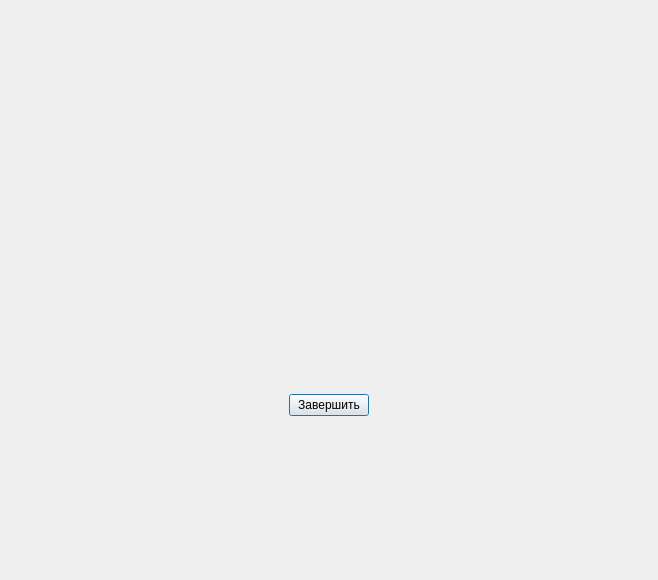
<?xml version="1.0" encoding="UTF-8"?>
<ui version="4.0">
 <class>Dialog</class>
 <widget class="QDialog" name="Dialog">
  <property name="geometry">
   <rect>
    <x>0</x>
    <y>0</y>
    <width>658</width>
    <height>580</height>
   </rect>
  </property>
  <property name="windowTitle">
   <string>Dialog</string>
  </property>
  <layout class="QHBoxLayout" name="horizontalLayout_8">
   <item>
    <spacer name="horizontalSpacer_9">
     <property name="orientation">
      <enum>Qt::Horizontal</enum>
     </property>
     <property name="sizeHint" stdset="0">
      <size>
       <width>206</width>
       <height>20</height>
      </size>
     </property>
    </spacer>
   </item>
   <item>
    <layout class="QVBoxLayout" name="verticalLayout">
     <item>
      <spacer name="verticalSpacer_2">
       <property name="orientation">
        <enum>Qt::Vertical</enum>
       </property>
       <property name="sizeHint" stdset="0">
        <size>
         <width>20</width>
         <height>40</height>
        </size>
       </property>
      </spacer>
     </item>
     <item>
      <layout class="QHBoxLayout" name="horizontalLayout_5">
       <item>
        <spacer name="horizontalSpacer_7">
         <property name="orientation">
          <enum>Qt::Horizontal</enum>
         </property>
         <property name="sizeHint" stdset="0">
          <size>
           <width>40</width>
           <height>20</height>
          </size>
         </property>
        </spacer>
       </item>
       <item>
        <layout class="QHBoxLayout" name="horizontalLayout">
         <item>
          <widget class="QLabel" name="word1">
           <property name="text">
            <string/>
           </property>
          </widget>
         </item>
         <item>
          <widget class="QLabel" name="result1">
           <property name="text">
            <string/>
           </property>
          </widget>
         </item>
        </layout>
       </item>
       <item>
        <spacer name="horizontalSpacer_8">
         <property name="orientation">
          <enum>Qt::Horizontal</enum>
         </property>
         <property name="sizeHint" stdset="0">
          <size>
           <width>40</width>
           <height>20</height>
          </size>
         </property>
        </spacer>
       </item>
      </layout>
     </item>
     <item>
      <layout class="QHBoxLayout" name="horizontalLayout_6">
       <item>
        <spacer name="horizontalSpacer_5">
         <property name="orientation">
          <enum>Qt::Horizontal</enum>
         </property>
         <property name="sizeHint" stdset="0">
          <size>
           <width>40</width>
           <height>20</height>
          </size>
         </property>
        </spacer>
       </item>
       <item>
        <layout class="QHBoxLayout" name="horizontalLayout_2">
         <item>
          <widget class="QLabel" name="word2">
           <property name="text">
            <string/>
           </property>
          </widget>
         </item>
         <item>
          <widget class="QLabel" name="result2">
           <property name="text">
            <string/>
           </property>
          </widget>
         </item>
        </layout>
       </item>
       <item>
        <spacer name="horizontalSpacer_6">
         <property name="orientation">
          <enum>Qt::Horizontal</enum>
         </property>
         <property name="sizeHint" stdset="0">
          <size>
           <width>40</width>
           <height>20</height>
          </size>
         </property>
        </spacer>
       </item>
      </layout>
     </item>
     <item>
      <layout class="QHBoxLayout" name="horizontalLayout_7">
       <item>
        <spacer name="horizontalSpacer_3">
         <property name="orientation">
          <enum>Qt::Horizontal</enum>
         </property>
         <property name="sizeHint" stdset="0">
          <size>
           <width>40</width>
           <height>20</height>
          </size>
         </property>
        </spacer>
       </item>
       <item>
        <layout class="QHBoxLayout" name="horizontalLayout_3">
         <item>
          <widget class="QLabel" name="word3">
           <property name="text">
            <string/>
           </property>
          </widget>
         </item>
         <item>
          <widget class="QLabel" name="result3">
           <property name="text">
            <string/>
           </property>
          </widget>
         </item>
        </layout>
       </item>
       <item>
        <spacer name="horizontalSpacer_4">
         <property name="orientation">
          <enum>Qt::Horizontal</enum>
         </property>
         <property name="sizeHint" stdset="0">
          <size>
           <width>40</width>
           <height>20</height>
          </size>
         </property>
        </spacer>
       </item>
      </layout>
     </item>
     <item>
      <spacer name="verticalSpacer">
       <property name="orientation">
        <enum>Qt::Vertical</enum>
       </property>
       <property name="sizeHint" stdset="0">
        <size>
         <width>20</width>
         <height>40</height>
        </size>
       </property>
      </spacer>
     </item>
     <item>
      <layout class="QHBoxLayout" name="horizontalLayout_4">
       <item>
        <spacer name="horizontalSpacer">
         <property name="orientation">
          <enum>Qt::Horizontal</enum>
         </property>
         <property name="sizeHint" stdset="0">
          <size>
           <width>40</width>
           <height>20</height>
          </size>
         </property>
        </spacer>
       </item>
       <item>
        <widget class="QPushButton" name="pushButton_end">
         <property name="text">
          <string>Завершить</string>
         </property>
        </widget>
       </item>
       <item>
        <spacer name="horizontalSpacer_2">
         <property name="orientation">
          <enum>Qt::Horizontal</enum>
         </property>
         <property name="sizeHint" stdset="0">
          <size>
           <width>40</width>
           <height>20</height>
          </size>
         </property>
        </spacer>
       </item>
      </layout>
     </item>
     <item>
      <spacer name="verticalSpacer_3">
       <property name="orientation">
        <enum>Qt::Vertical</enum>
       </property>
       <property name="sizeHint" stdset="0">
        <size>
         <width>20</width>
         <height>40</height>
        </size>
       </property>
      </spacer>
     </item>
    </layout>
   </item>
   <item>
    <spacer name="horizontalSpacer_10">
     <property name="orientation">
      <enum>Qt::Horizontal</enum>
     </property>
     <property name="sizeHint" stdset="0">
      <size>
       <width>206</width>
       <height>20</height>
      </size>
     </property>
    </spacer>
   </item>
  </layout>
 </widget>
 <resources/>
 <connections/>
</ui>
